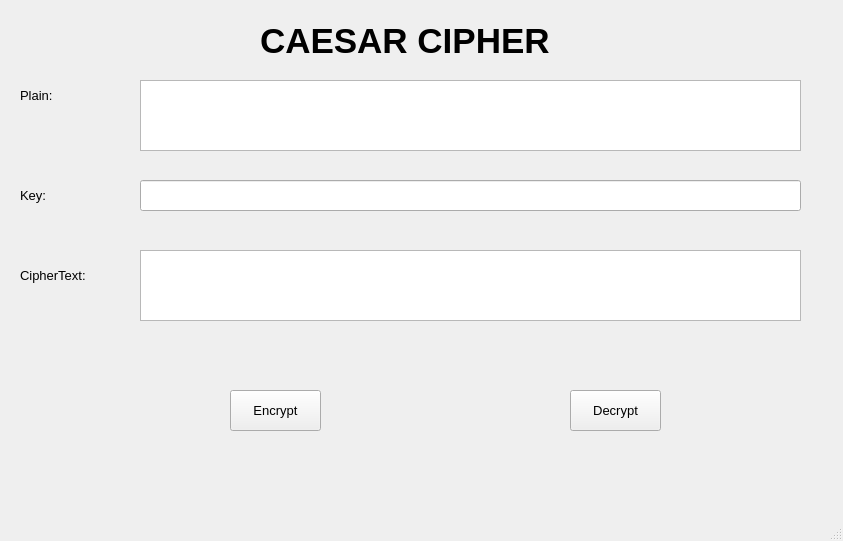
<?xml version="1.0" encoding="UTF-8"?>
<ui version="4.0">
 <class>MainWindow</class>
 <widget class="QMainWindow" name="MainWindow">
  <property name="geometry">
   <rect>
    <x>0</x>
    <y>0</y>
    <width>843</width>
    <height>541</height>
   </rect>
  </property>
  <property name="font">
   <font>
    <pointsize>10</pointsize>
   </font>
  </property>
  <property name="windowTitle">
   <string>MainWindow</string>
  </property>
  <widget class="QWidget" name="centralwidget">
   <widget class="QLabel" name="label">
    <property name="geometry">
     <rect>
      <x>260</x>
      <y>20</y>
      <width>331</width>
      <height>41</height>
     </rect>
    </property>
    <property name="font">
     <font>
      <pointsize>26</pointsize>
      <weight>75</weight>
      <bold>true</bold>
     </font>
    </property>
    <property name="text">
     <string>CAESAR CIPHER</string>
    </property>
   </widget>
   <widget class="QLabel" name="label_2">
    <property name="geometry">
     <rect>
      <x>20</x>
      <y>80</y>
      <width>51</width>
      <height>31</height>
     </rect>
    </property>
    <property name="text">
     <string>Plain:</string>
    </property>
   </widget>
   <widget class="QLabel" name="label_3">
    <property name="geometry">
     <rect>
      <x>20</x>
      <y>180</y>
      <width>51</width>
      <height>31</height>
     </rect>
    </property>
    <property name="text">
     <string>Key:</string>
    </property>
   </widget>
   <widget class="QLabel" name="label_4">
    <property name="geometry">
     <rect>
      <x>20</x>
      <y>260</y>
      <width>81</width>
      <height>31</height>
     </rect>
    </property>
    <property name="text">
     <string>CipherText: </string>
    </property>
   </widget>
   <widget class="QPushButton" name="btn_Encrypt">
    <property name="geometry">
     <rect>
      <x>230</x>
      <y>390</y>
      <width>91</width>
      <height>41</height>
     </rect>
    </property>
    <property name="text">
     <string>Encrypt</string>
    </property>
   </widget>
   <widget class="QPushButton" name="btn_Decrypt">
    <property name="geometry">
     <rect>
      <x>570</x>
      <y>390</y>
      <width>91</width>
      <height>41</height>
     </rect>
    </property>
    <property name="text">
     <string>Decrypt</string>
    </property>
   </widget>
   <widget class="QPlainTextEdit" name="txt_Plain">
    <property name="geometry">
     <rect>
      <x>140</x>
      <y>80</y>
      <width>661</width>
      <height>71</height>
     </rect>
    </property>
   </widget>
   <widget class="QLineEdit" name="txt_key">
    <property name="geometry">
     <rect>
      <x>140</x>
      <y>180</y>
      <width>661</width>
      <height>31</height>
     </rect>
    </property>
   </widget>
   <widget class="QPlainTextEdit" name="txt_Cipher">
    <property name="geometry">
     <rect>
      <x>140</x>
      <y>250</y>
      <width>661</width>
      <height>71</height>
     </rect>
    </property>
   </widget>
  </widget>
  <widget class="QMenuBar" name="menubar">
   <property name="geometry">
    <rect>
     <x>0</x>
     <y>0</y>
     <width>843</width>
     <height>23</height>
    </rect>
   </property>
  </widget>
  <widget class="QStatusBar" name="statusbar"/>
 </widget>
 <resources/>
 <connections/>
</ui>
